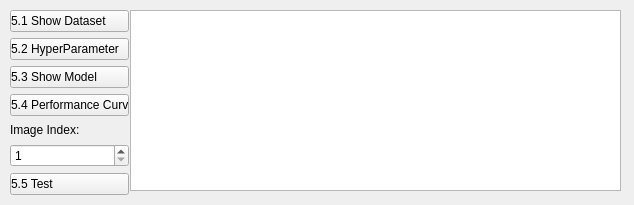
<?xml version="1.0" encoding="UTF-8"?>
<ui version="4.0">
 <class>MainWindow</class>
 <widget class="QMainWindow" name="MainWindow">
  <property name="geometry">
   <rect>
    <x>0</x>
    <y>0</y>
    <width>634</width>
    <height>205</height>
   </rect>
  </property>
  <property name="windowTitle">
   <string>CVDL HW1 Q5</string>
  </property>
  <widget class="QWidget" name="centralwidget">
   <widget class="QWidget" name="verticalLayoutWidget">
    <property name="geometry">
     <rect>
      <x>10</x>
      <y>10</y>
      <width>119</width>
      <height>185</height>
     </rect>
    </property>
    <layout class="QVBoxLayout" name="verticalLayout">
     <item>
      <widget class="QPushButton" name="Q5_1">
       <property name="styleSheet">
        <string notr="true">text-align:left;</string>
       </property>
       <property name="text">
        <string>5.1 Show Dataset</string>
       </property>
      </widget>
     </item>
     <item>
      <widget class="QPushButton" name="Q5_2">
       <property name="styleSheet">
        <string notr="true">text-align:left;</string>
       </property>
       <property name="text">
        <string>5.2 HyperParameter</string>
       </property>
      </widget>
     </item>
     <item>
      <widget class="QPushButton" name="Q5_3">
       <property name="styleSheet">
        <string notr="true">text-align:left;</string>
       </property>
       <property name="text">
        <string>5.3 Show Model</string>
       </property>
      </widget>
     </item>
     <item>
      <widget class="QPushButton" name="Q5_4">
       <property name="styleSheet">
        <string notr="true">text-align:left;</string>
       </property>
       <property name="text">
        <string>5.4 Performance Curve</string>
       </property>
      </widget>
     </item>
     <item>
      <widget class="QLabel" name="label">
       <property name="text">
        <string>Image Index:</string>
       </property>
      </widget>
     </item>
     <item>
      <widget class="QSpinBox" name="img_index">
       <property name="minimum">
        <number>1</number>
       </property>
       <property name="maximum">
        <number>10000</number>
       </property>
      </widget>
     </item>
     <item>
      <widget class="QPushButton" name="Q5_5">
       <property name="styleSheet">
        <string notr="true">text-align:left;</string>
       </property>
       <property name="text">
        <string>5.5 Test</string>
       </property>
      </widget>
     </item>
    </layout>
   </widget>
   <widget class="QTextBrowser" name="result">
    <property name="geometry">
     <rect>
      <x>130</x>
      <y>10</y>
      <width>491</width>
      <height>181</height>
     </rect>
    </property>
    <property name="html">
     <string>&lt;!DOCTYPE HTML PUBLIC &quot;-//W3C//DTD HTML 4.0//EN&quot; &quot;http://www.w3.org/TR/REC-html40/strict.dtd&quot;&gt;
&lt;html&gt;&lt;head&gt;&lt;meta name=&quot;qrichtext&quot; content=&quot;1&quot; /&gt;&lt;style type=&quot;text/css&quot;&gt;
p, li { white-space: pre-wrap; }
&lt;/style&gt;&lt;/head&gt;&lt;body style=&quot; font-family:'PMingLiU'; font-size:9pt; font-weight:400; font-style:normal;&quot;&gt;
&lt;p style=&quot;-qt-paragraph-type:empty; margin-top:0px; margin-bottom:0px; margin-left:0px; margin-right:0px; -qt-block-indent:0; text-indent:0px;&quot;&gt;&lt;br /&gt;&lt;/p&gt;&lt;/body&gt;&lt;/html&gt;</string>
    </property>
   </widget>
  </widget>
 </widget>
 <resources/>
 <connections/>
</ui>
